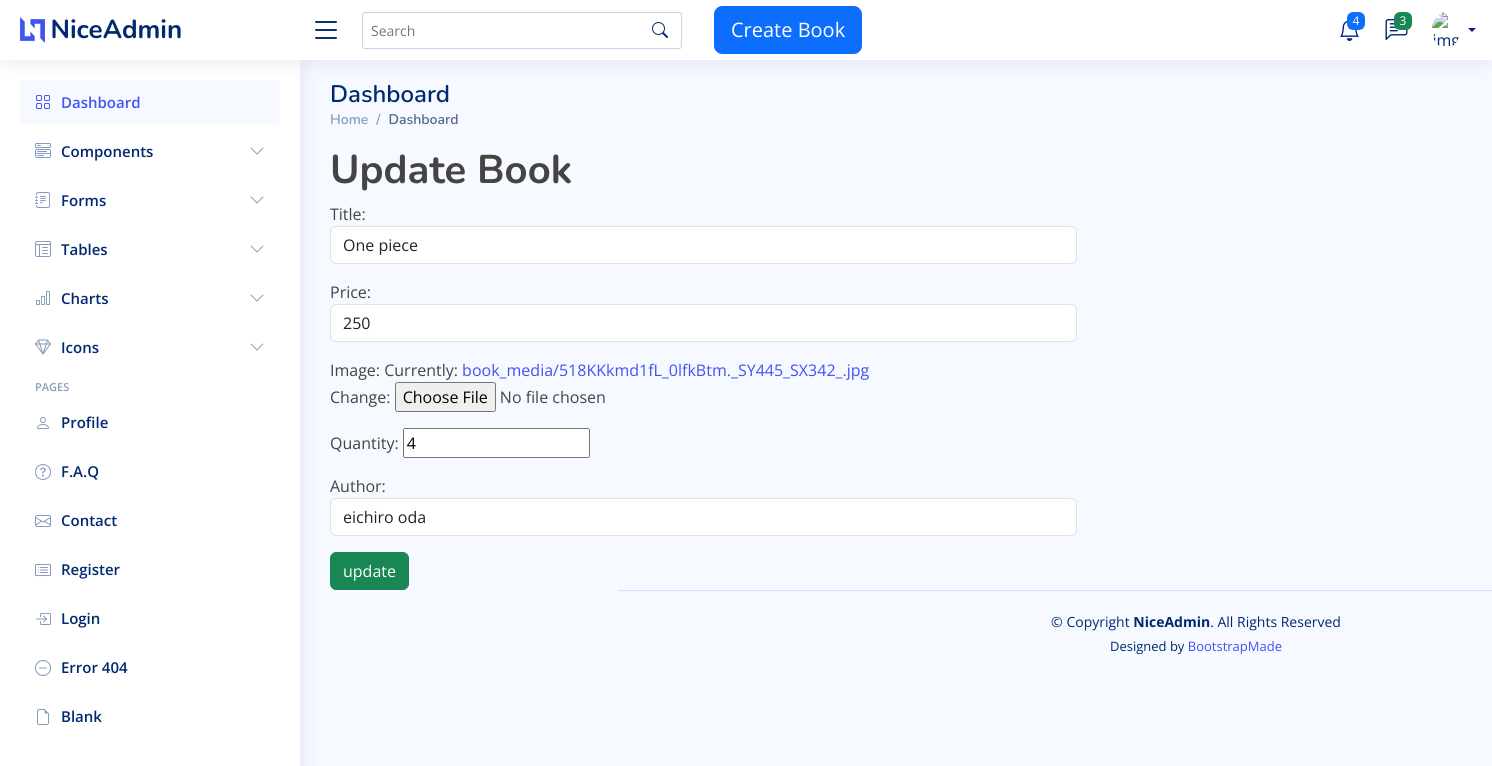
The app's page /controler/updateview/11/ with its own data.
### bookapp/models.py (models this page shows, shortened)
class Book(models.Model):
    title=models.CharField(max_length=200)
    price=models.IntegerField()
    image=models.ImageField(upload_to='book_media')
    quantity=models.IntegerField()
    author=models.ForeignKey(Author,on_delete=models.CASCADE)

### bookapp/views.py (the view)
# urls.py: path('updateview/<int:book_id>/',views.updateView,name='update'),
def updateView(request,book_id):
    book=Book.objects.get(id=book_id)
    if request.method=='POST':
        form=BookForm(request.POST,request.FILES,instance=book)
        if form.is_valid():
            form.save()
            return redirect('bookapp:admin_booklist')
    else:
        form=BookForm(instance=book)
    return render(request,'admin_temp/updateview.html',{'form':form,'book':book})

### bookapp/forms.py
class BookForm(forms.ModelForm):
    class Meta:
        model=Book
        fields='__all__'
        widgets={
            'title':forms.TextInput(attrs={'class':'form-control','placeholder':'Enter The Book Name'}),
            'author': forms.Select(attrs={'class': 'form-control', 'placeholder': 'Select The Book Author'}),
            'price':forms.NumberInput(attrs={'class':'form-control','placeholder':'Enter The Book Price'})
        }

### bookapp/models.py (called while the page is built)
    def __str__(self):
        return '{}'.format(self.name)

### templates/admin_temp/updateview.html (shortened to what this page needs)
{% extends 'admin_temp/base.html' %}
{% load static %}
{% block content %}
    <h1 class="fw-bold">Update Book</h1>
<form method="post" enctype="multipart/form-data">
    {{ form.as_p }}
    <input type="submit" value="update" class="btn btn-success">
</form>
{% endblock %}

### static/assets/css/style.css (style rules this page uses)
:root { scroll-behavior: smooth; }
body { font-family: "Open Sans", sans-serif; background: #f6f9ff; color: #444444; }
h1, h2, h3, h4, h5, h6 { font-family: "Nunito", sans-serif; }

### records on screen
Book: title "One piece", price "250", quantity "4", author "eichiro oda"
